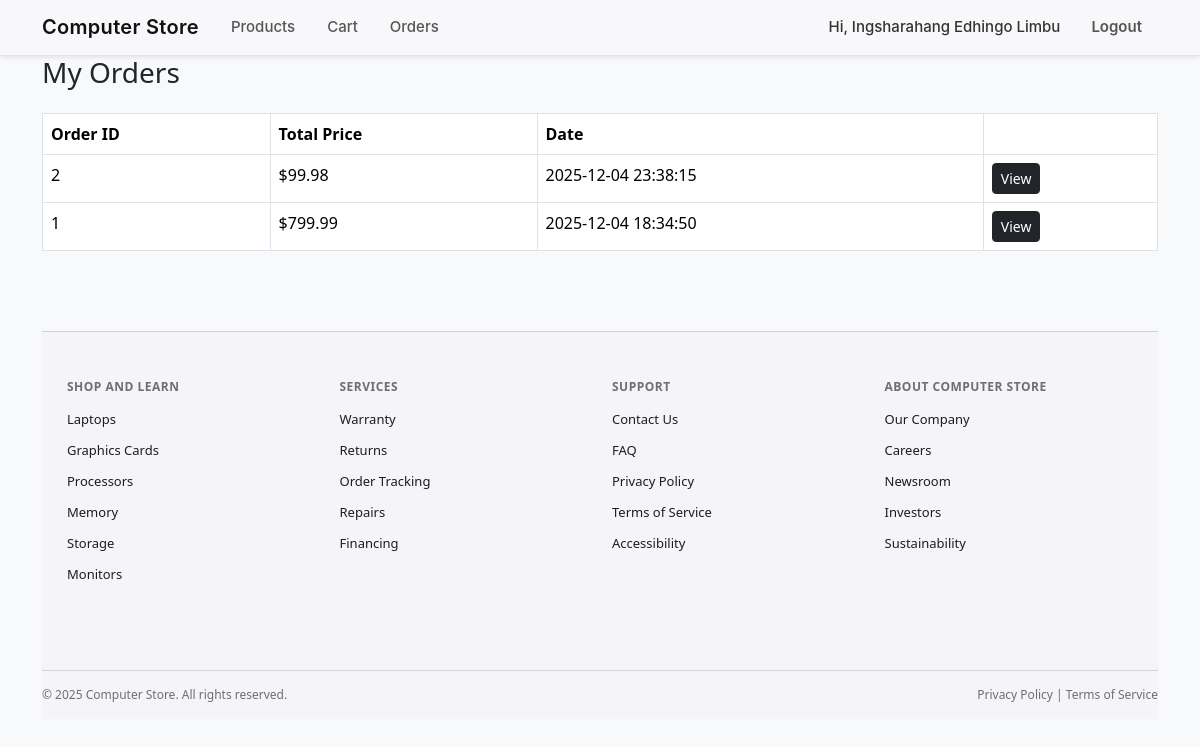
Page /orders.php (signed in) on the earlier database version.
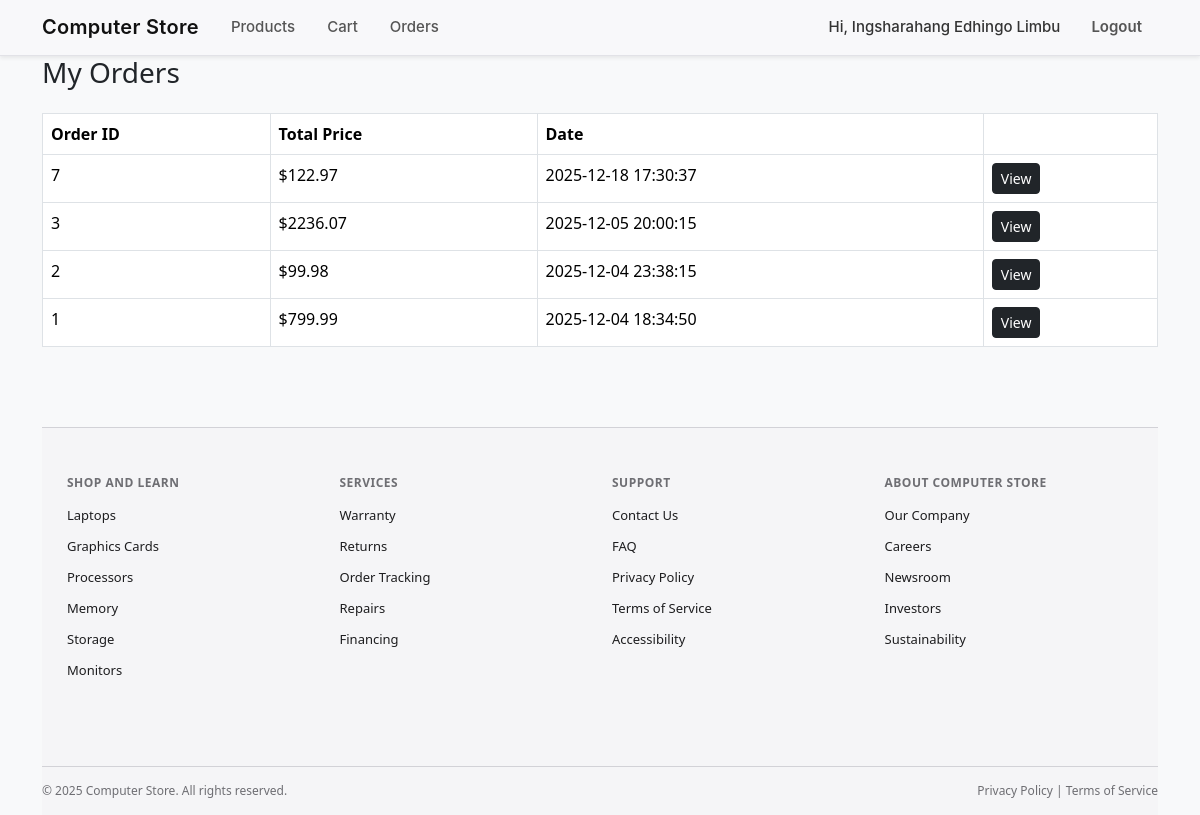
Same page on the later database version.
### tables this page shows
CREATE TABLE `orders` (
  `id` int(11) NOT NULL,
  `user_id` int(11) DEFAULT NULL,
  `total_price` decimal(10,2) DEFAULT NULL,
  `order_date` datetime DEFAULT current_timestamp()
);

### orders.php (the view, shortened to what this page needs)
<?php
require_once "db.php";
require_once "header.php";
$uid = $_SESSION['user_id'];
$sql = "SELECT * FROM orders WHERE user_id = ? ORDER BY order_date DESC";
$stmt = $conn->prepare($sql);
$stmt->bind_param("i",$uid);
$stmt->execute();
$result = $stmt->get_result();
?>
<h3 class="mb-4">My Orders</h3>
<?php if ($result->num_rows == 0): ?>
    <div class="alert alert-info">You have not placed any orders yet.</div>
<?php else: ?>
<table class="table table-bordered">
    <tr>
        <th>Order ID</th>
        <th>Total Price</th>
        <th>Date</th>
        <th></th>
    </tr>
    <?php while ($row = $result->fetch_assoc()): ?>
        <tr>
            <td><?= $row['id']; ?></td>
            <td>$<?= $row['total_price']; ?></td>
            <td><?= $row['order_date']; ?></td>
            <td>
                <a href="order_details.php?id=<?= $row['id']; ?>" class="btn btn-sm btn-dark">
                    View
                </a>
            </td>
        </tr>
    <?php endwhile; ?>
</table>
<?php endif; ?>
<?php require_once "footer.php"; ?>

Differences in the rows shown:
added orders: id "7", total_price "122.97", order_date "2025-12-18 17:30:37"
added orders: id "3", total_price "2236.07", order_date "2025-12-05 20:00:15"
